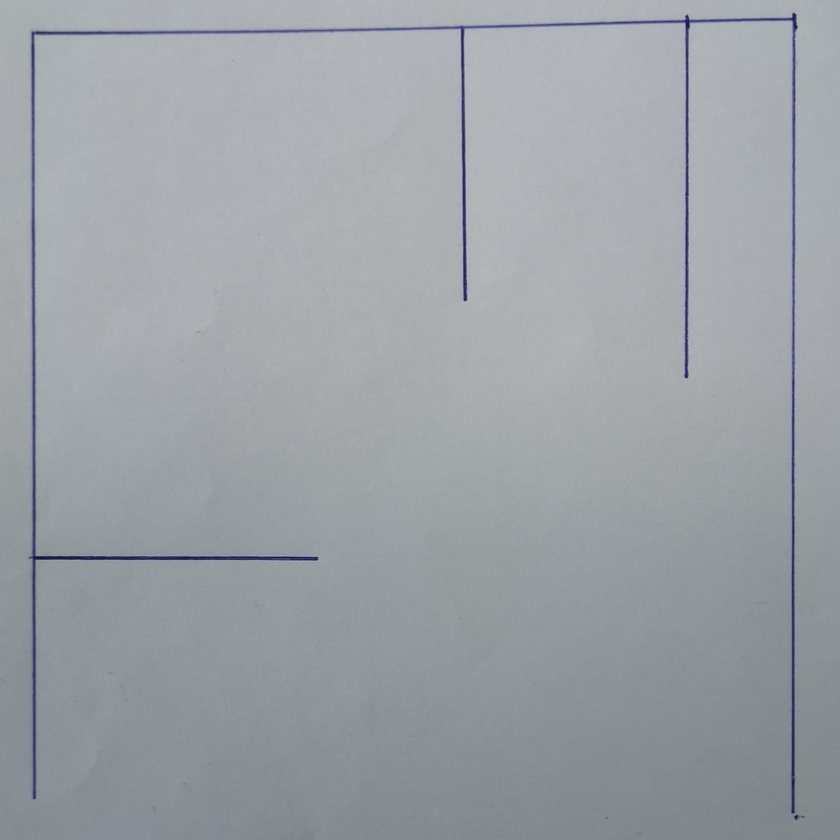
#> input picture codes/image2.jpeg, 840 x 840 px, shrunk from 1279 x 1280 before the run
$ python lineDetection.py
#> lines starting #> are read from the running program, lines starting #| are printed output that depends on the picture; after the words box and inside, x2 and y2 are one past the last pixel; in counts of white or black regions, pixels touching at a corner belong together
import cv2
import numpy as np

# Load the image
image = cv2.imread('image2.jpeg')
#> image is the input picture: shape (840, 840, 3); mean B, G, R 166.3, 161.4, 156.8

# Convert the image to grayscale
gray = cv2.cvtColor(image, cv2.COLOR_BGR2GRAY)

# Apply Canny edge detection to find edges in the image
edges = cv2.Canny(gray, threshold1=50, threshold2=150, apertureSize=3)
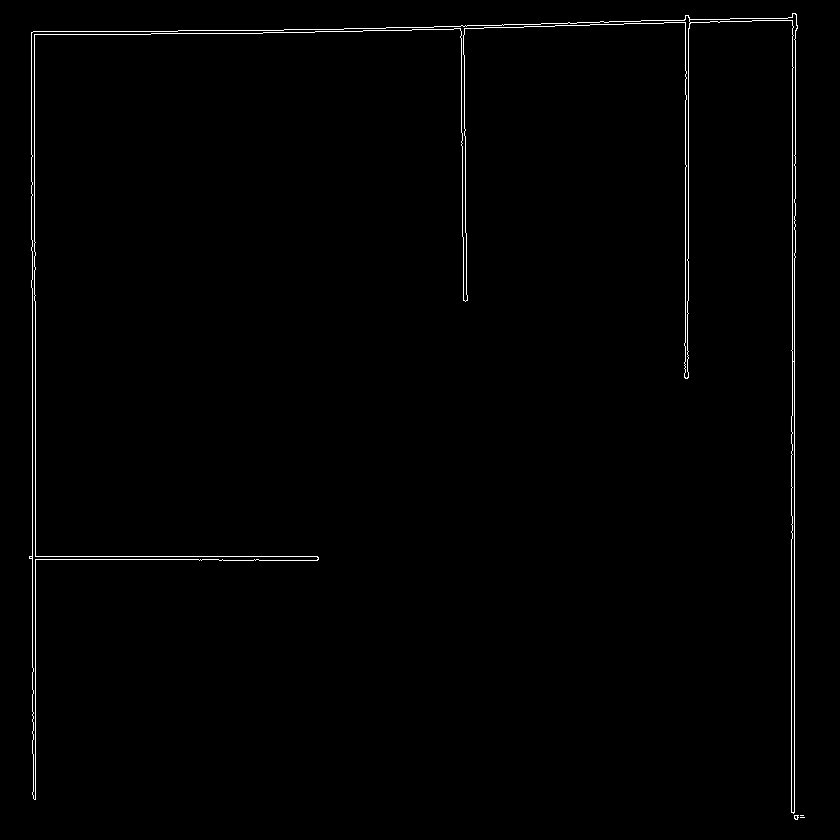
#> edges: shape (840, 840); 0.92% white in thin lines or dots, all inside (x1, y1, x2, y2) = (29, 13, 805, 820)

# Use the Hough Line Transform to detect lines in the image
lines = cv2.HoughLinesP(edges, 1, np.pi / 180, threshold=100, minLineLength=200, maxLineGap=10)
#> lines = [[794, 818, 794, 253], [35, 799, 35, 295], [792, 415, 792, 13], [32, 753, 32, 240], [791, 812, 791, 416], [685, 378, 685, 15], [688, 300, 688, 15], [29, 556, 317, 556], [34, 300, 34, 31], [795, 257, 795, 30], [31, 250, 31, 32]]

if lines is not None:
    for line in lines:
        x1, y1, x2, y2 = line[0]
        cv2.line(image, (x1, y1), (x2, y2), (0, 0, 255), 2)  # Draw the detected lines
        print(f"Line coordinates: ({x1}, {y1}) - ({x2}, {y2})")
#> this loop made 11 passes
#| Line coordinates: (794, 818) - (794, 253)
#| Line coordinates: (35, 799) - (35, 295)
#| Line coordinates: (792, 415) - (792, 13)
#| Line coordinates: (32, 753) - (32, 240)
#| Line coordinates: (791, 812) - (791, 416)
#| Line coordinates: (685, 378) - (685, 15)
#| Line coordinates: (688, 300) - (688, 15)
#| Line coordinates: (29, 556) - (317, 556)
#> (further printed lines are left out)
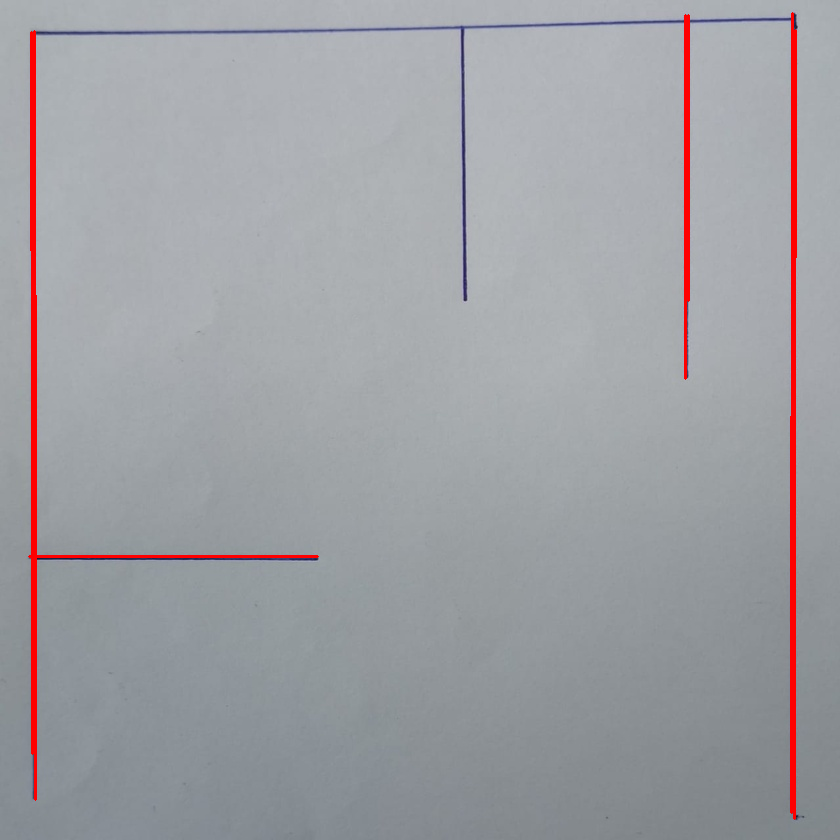
#> image: shape (840, 840, 3); 1.68% of pixels changed, all inside (x1, y1, x2, y2) = (28, 12, 797, 820)

# Display the image with detected lines
cv2.imshow('Detected Lines', image)
cv2.waitKey(0)
cv2.destroyAllWindows()

$ run again, with codes/image3.jpeg copied over codes/image2.jpeg
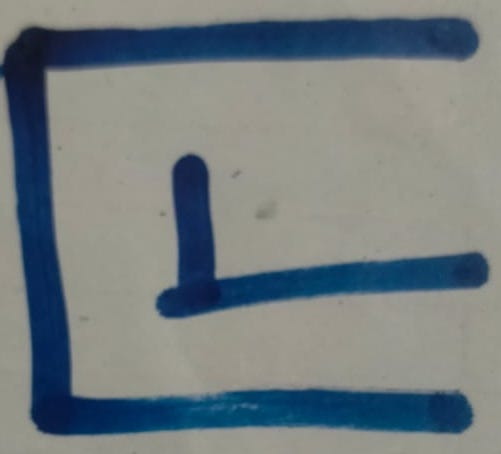
#> input picture codes/image3.jpeg, 501 x 454 px
#> image is the input picture: shape (454, 501, 3); mean B, G, R 127.6, 124.9, 116
#> `gray = cv2.cvtColor(image, cv2.COLOR_BGR2GRAY)`:
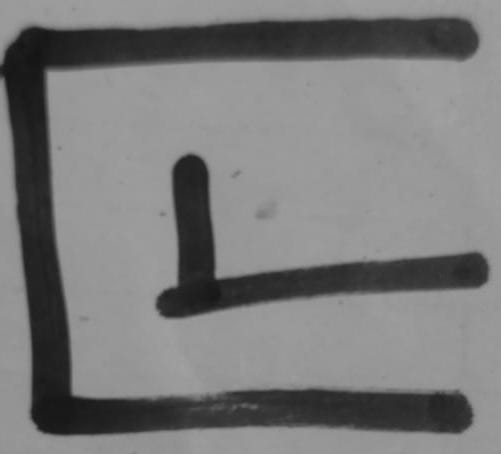
#> gray: shape (454, 501); min 19, max 161, mean 122.6
#> `edges = cv2.Canny(gray, threshold1=50, threshold2=150, apertureSize=3)`:
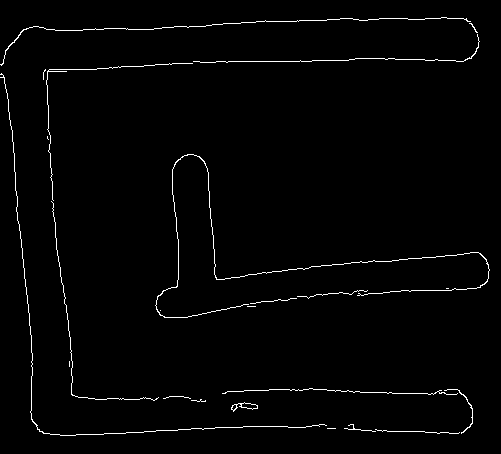
#> edges: shape (454, 501); 1.6% white in thin lines or dots
#> lines = None

$ run again, with codes/image4.jpeg copied over codes/image2.jpeg
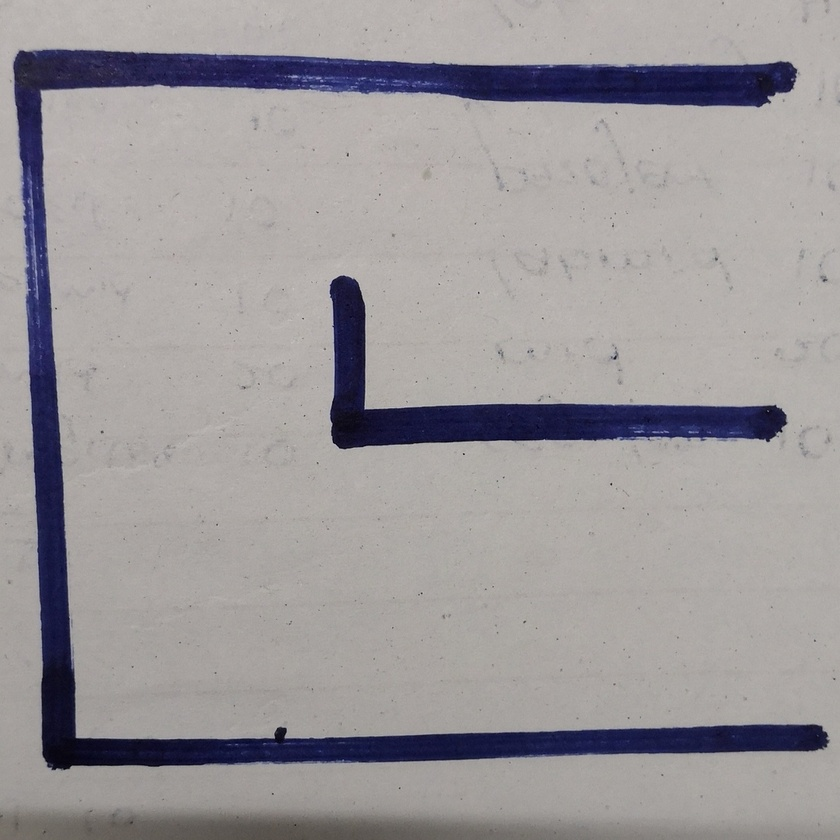
#> input picture codes/image4.jpeg, 840 x 840 px, shrunk from 1057 x 1056 before the run
#> image is the input picture: shape (840, 840, 3); mean B, G, R 153.9, 151.8, 155.7
#> `edges = cv2.Canny(gray, threshold1=50, threshold2=150, apertureSize=3)`:
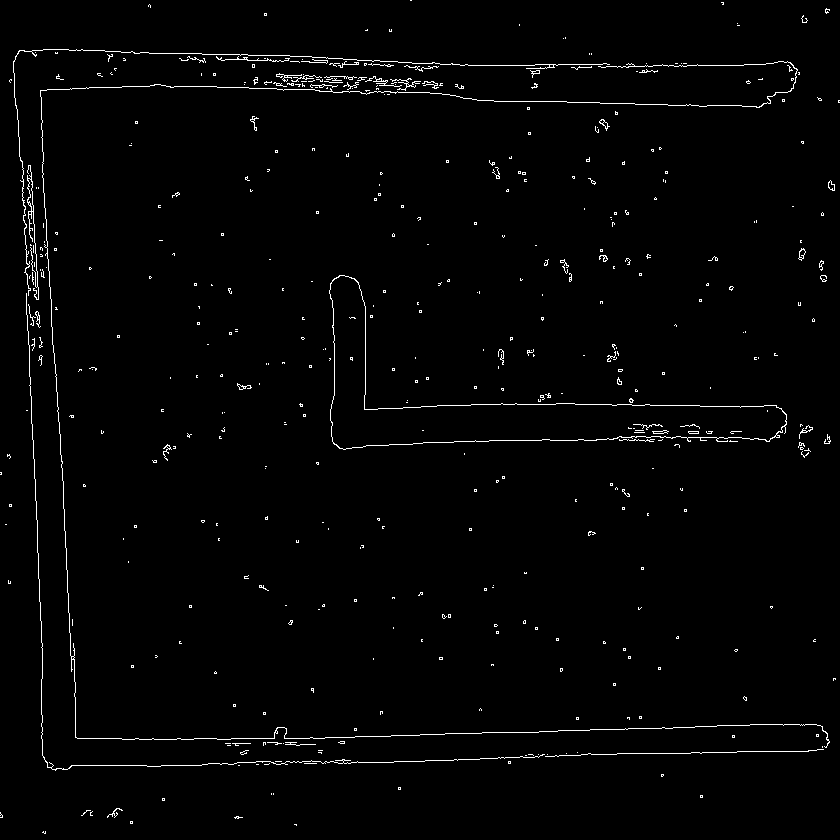
#> edges: shape (840, 840); 1.5% white in thin lines or dots
#> lines = [[46, 238, 63, 494]]
#> the loop `for line in lines:` made 1 pass
#> (printed output is left out)
#> after the loop `for line in lines:`:
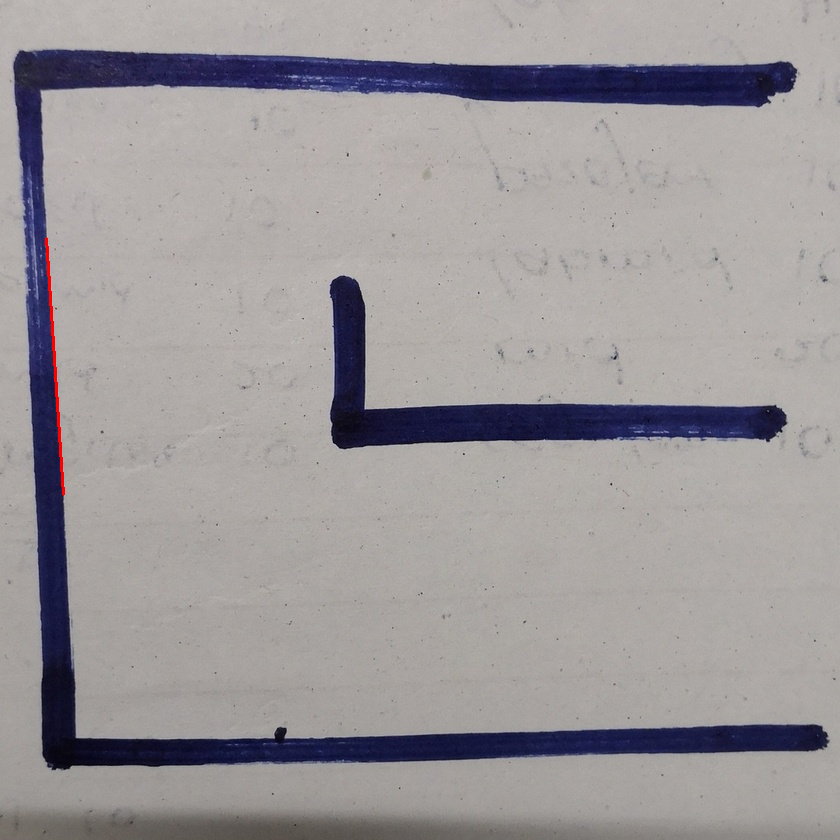
#> image: shape (840, 840, 3); 0.11% of pixels changed, all inside (x1, y1, x2, y2) = (45, 237, 65, 496)
